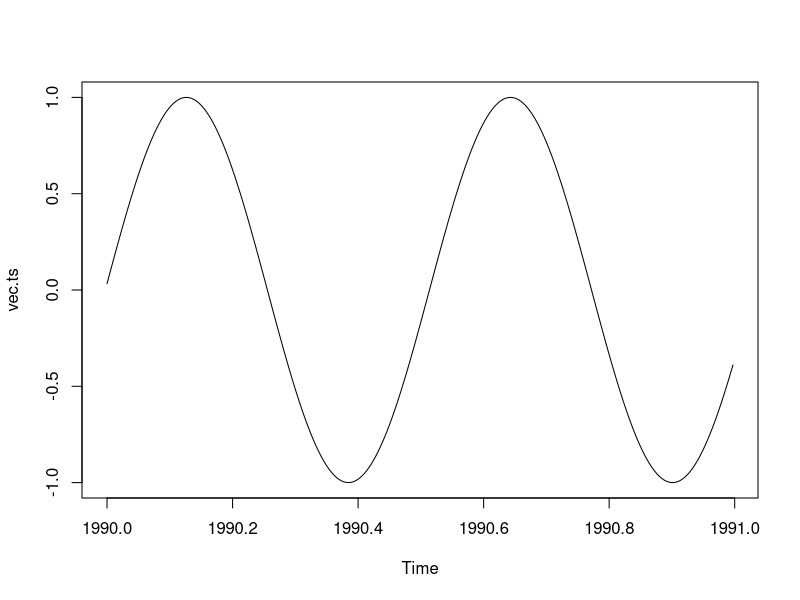
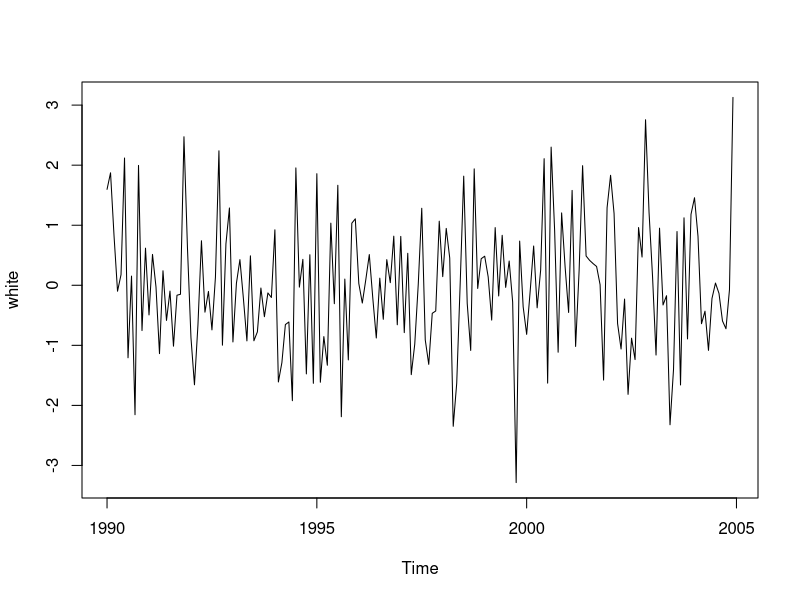
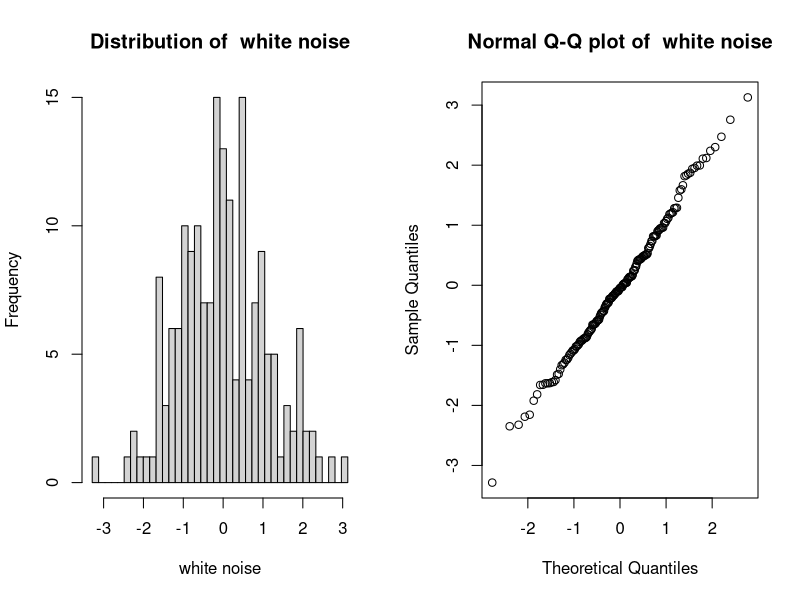
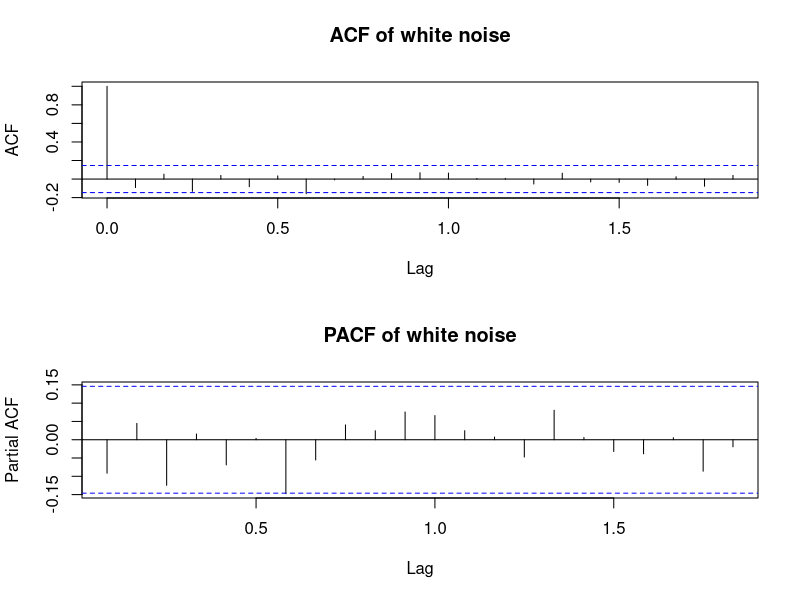
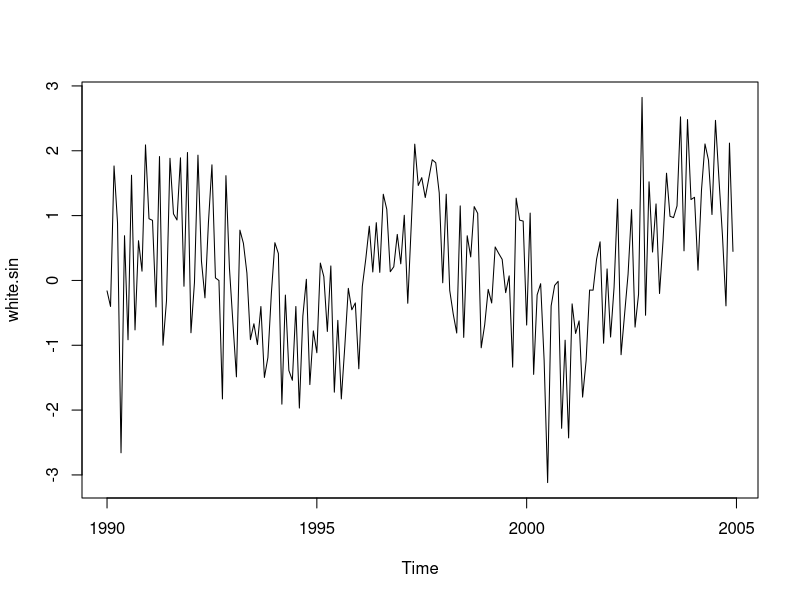
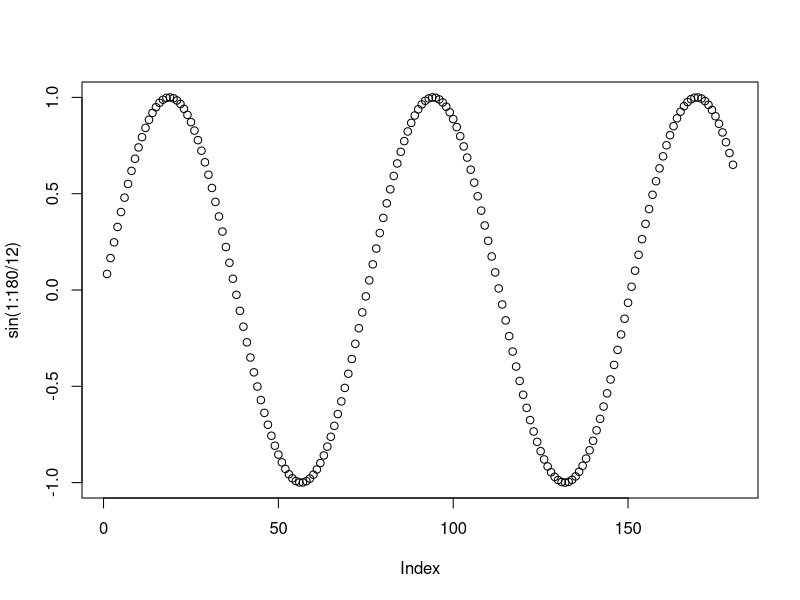
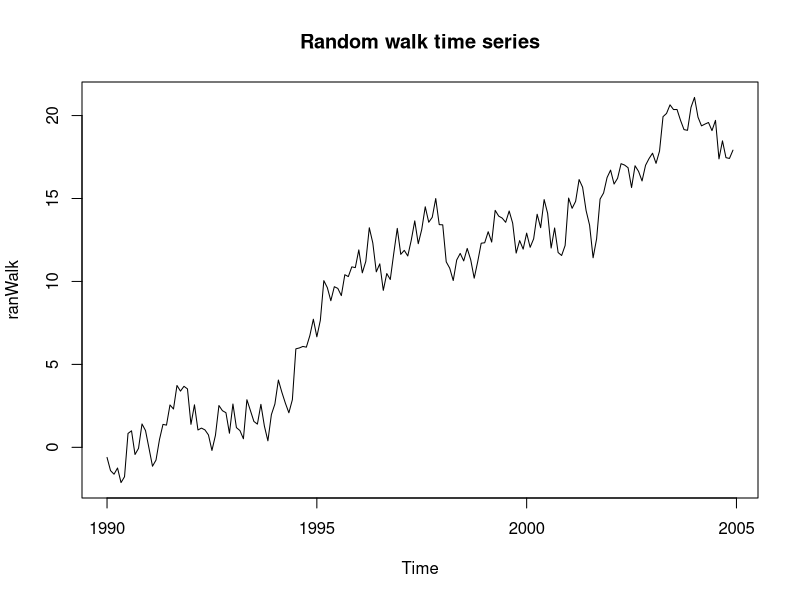
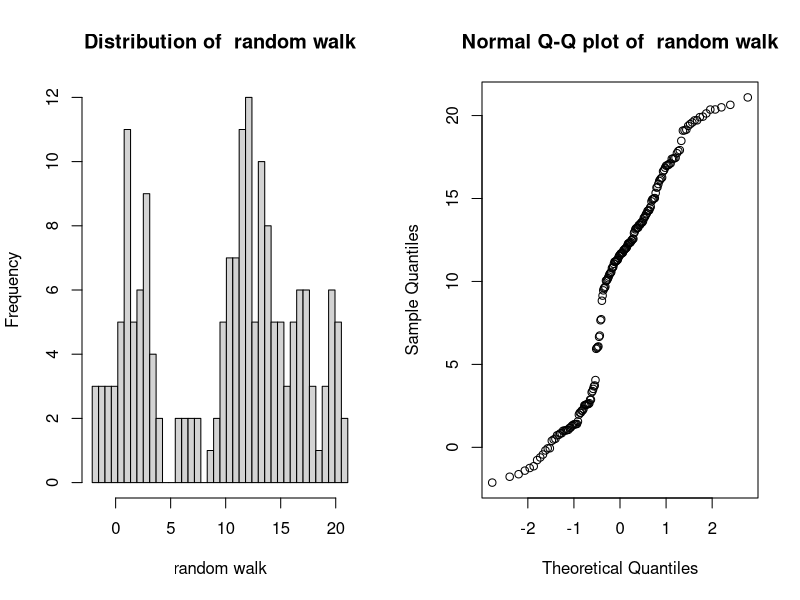

Source code (R) for these figures, in order:
vec = sin((1:365)/30)  # A vector of values
class(vec) # Vector is an atomic class in R

## Create a ts class object from the vector
## by adding time series attributes
vec.ts = ts(vec, start = 1990/01/01, freq = 365)
attributes(vec.ts) # Note the time series attributes
require(repr)
options(repr.pmales.extlot.width=8, repr.plot.height=4)
plot(vec.ts) # Note the x-axis is the time attribute


options(repr.pmales.extlot.width=8, repr.plot.height=4)
ts.white = function(n, mean = 0.0, sd = 1.0, start = 1990, freq = 12){
  ts(rnorm(n, mean = mean, sd = sd), start = start, freq = 12)
}
white = ts.white(180)
attributes(white)
plot(white)

dist.ts = function(df, col = 'residual', bins = 40){
  par(mfrow = c(1,2))
  temp = as.vector(df)
  breaks = seq(min(temp), max(temp), length.out = (bins + 1))
  hist(temp, breaks = breaks, main = paste('Distribution of ', col), xlab = col)
  qqnorm(temp, main = paste('Normal Q-Q plot of ', col))
  par(mfrow = c(1,1))
}
dist.ts(white, col = 'white noise')


options(repr.pmales.extlot.width=8, repr.plot.height=6)
plot.acf <- function(df, col = 'remainder', is.df =TRUE){
  if(is.df) temp <- df[, col]
  else temp <- df
  par(mfrow = c(2,1))
  acf(temp, main = paste('ACF of', col))
  pacf(temp, main = paste('PACF of', col))
  par(mfrow = c(1,1))
}
plot.acf(white, col = 'white noise', is.df = F)


ts.white.sin = function(n, mean = 0.0, sd = 1.0, start = 1990, freq = 12){
  sin.vals = 1 * sin(1:n/freq)
  ts((rnorm(n, mean = mean, sd = sd) + sin.vals), start = start, freq = 12)
}
white.sin = ts.white.sin(180)
attributes(white.sin)
plot(white.sin)
plot(sin(1:180/12))


## Investigate the time series properties of random walk
options(repr.pmales.extlot.width=8, repr.plot.height=4)
ran.walk = function(n, freq = 12, start = 1990, sd = 1.0, mean = 0.0){
  norms = rnorm(n, mean = mean, sd = sd)
  ts(cumsum(norms), start = start, freq = 12)
}
ranWalk = ran.walk(180)
plot(ranWalk, main = 'Random walk time series')

options(repr.pmales.extlot.width=8, repr.plot.height=4)
dist.ts(ranWalk, col = 'random walk')
options(repr.pmales.extlot.width=8, repr.plot.height=6)
plot.acf(ranWalk, col = 'random walk', is.df = F)


## ---- Investigate time series properties of 
## trend + white noise
options(repr.pmales.extlot.width=8, repr.plot.height=4)
ts.trend = function(n, slope = 0.01, mean = 0.0, sd = 1.0, start = 1990, freq = 12){
  temp = seq(0, slope * n, length.out = n) + 
    rnorm(n, mean = mean, sd = sd)
  ts(temp, start = start, freq = 12)
}
trend = ts.trend(180, slope = 0.05)
plot(trend, main = 'Trend + white noise time series')
dist.ts(trend, col = 'trend + white noise')
options(repr.pmales.extlot.width=8, repr.plot.height=6)
plot.acf(trend, col = 'trend + white noise', is.df = F)


## --- Investigate time series properties of 
## trend + white noise + seasonal
ts.season = function(n, slope = 0.01, mean = 0.0, sd = 1.0, start = 1990, freq = 12){
  temp = seq(0, slope * n, length.out = n) + 
    rnorm(n, mean = mean, sd = sd) +
    2 * sin(0:(n -1) * pi / freq) +
    cos(0:(n -1) * pi / freq)
  ts(temp, start = start, freq = 12)
}
season = ts.season(180, slope = 0.00)
options(repr.pmales.extlot.width=8, repr.plot.height=4)
plot(season, main = 'White noise + seasonal time series')

options(repr.pmales.extlot.width=8, repr.plot.height=4)
dist.ts(season, col = 'seasonal + white noise')
options(repr.pmales.extlot.width=8, repr.plot.height=6)
plot.acf(season, col = 'seasonal + white noise', is.df = F)


## Decomposition of the time series into components
ts.decomp <- function(df, col = 'elec.ts', span = 0.5, Mult = TRUE, is.df = TRUE){
  # if(Mult) temp = log(df[, col])  else temp = ts(df[, col]
  if(is.df) temp = log(df[, col])  
  else temp = df
  spans = span * length(temp)  
  fit <- stl(temp, s.window = "periodic", t.window = spans)
  plot(fit, main = paste('Decompositon of',col,'with lowess span = ', as.character(span)))
  fit$time.series
}
season.trend = ts.season(180, slope = 0.05)      
temp = ts.decomp(season.trend, is.df = FALSE, Mult = FALSE, span = 0.5)

options(repr.pmales.extlot.width=8, repr.plot.height=4)
dist.ts(temp[,3], col = 'STL residual')
options(repr.pmales.extlot.width=8, repr.plot.height=6)
plot.acf(temp[,3], col = 'STL residual', is.df = F)


## Use a first order difference series to 
## remove the trend
ts.diff <- function(ts, lag = 1){
  diff(ts, lag = lag)
}
diff.walk = ts.diff(ranWalk)
options(repr.pmales.extlot.width=8, repr.plot.height=4)
plot(diff.walk, main = 'Difference of random walk time series')

options(repr.pmales.extlot.width=8, repr.plot.height=4)
dist.ts(diff.walk, col = 'differance of random walk')
options(repr.pmales.extlot.width=8, repr.plot.height=6)
plot.acf(diff.walk, col = 'difference of random walk ', is.df = F)

## ---- Simple ARMA models ------
## Simulate an ARMA process
arma.sim = function(ar = c(0.9), ma = c(0), n = 300, mean = 1.0){
  ar1.model = list(ar = ar, ma = ma)
  print(ar1.model)
  ar1 = mean + arima.sim(model = ar1.model, n = n)
  ar1
}
## --- AR(1) process
arMod = arma.sim()
options(repr.pmales.extlot.width=8, repr.plot.height=4)
plot(arMod, main = 'Plot of AR(1) model time series')

options(repr.pmales.extlot.width=8, repr.plot.height=6)
plot.acf(arMod, col = 'AR(1) model', is.df = F)

## Function for ARIMA model estimation
ts.model = function(ts, col = 'remainder', order = c(0,0,1)){
  mod = arima(ts, order = order, include.mean = FALSE)
  print(mod)
  mod
}
mod.est = ts.model(arMod, col = 'AR(1) process', order = c(1,0,0))
plot.acf(mod.est$resid[-1], col = 'AR(1) estimate', is.df = F)

arMod = arma.sim(ar = c(0.001), ma = (0.9))
options(repr.pmales.extlot.width=8, repr.plot.height=4)
plot(arMod, main = 'Plot of MA(1) model time series')
options(repr.pmales.extlot.width=8, repr.plot.height=6)
plot.acf(arMod, col = 'MA(1) model', is.df = F)


## ---- ARMA(1,1) process
arMod = arma.sim(ar = c(0.9), ma = (0.9))
options(repr.pmales.extlot.width=8, repr.plot.height=4)
plot(arMod, main = 'Plot of ARMA(1,1) model time series')
options(repr.pmales.extlot.width=8, repr.plot.height=6)
plot.acf(arMod, col = 'ARMA(1,1) model', is.df = F)

mod.arma = ts.model(arMod, col = 'ARMA(1,1) process', order = c(1,0,1))
plot.acf(mod.arma$resid[-1], col = 'ARMA(1,1) estimate', is.df = F)